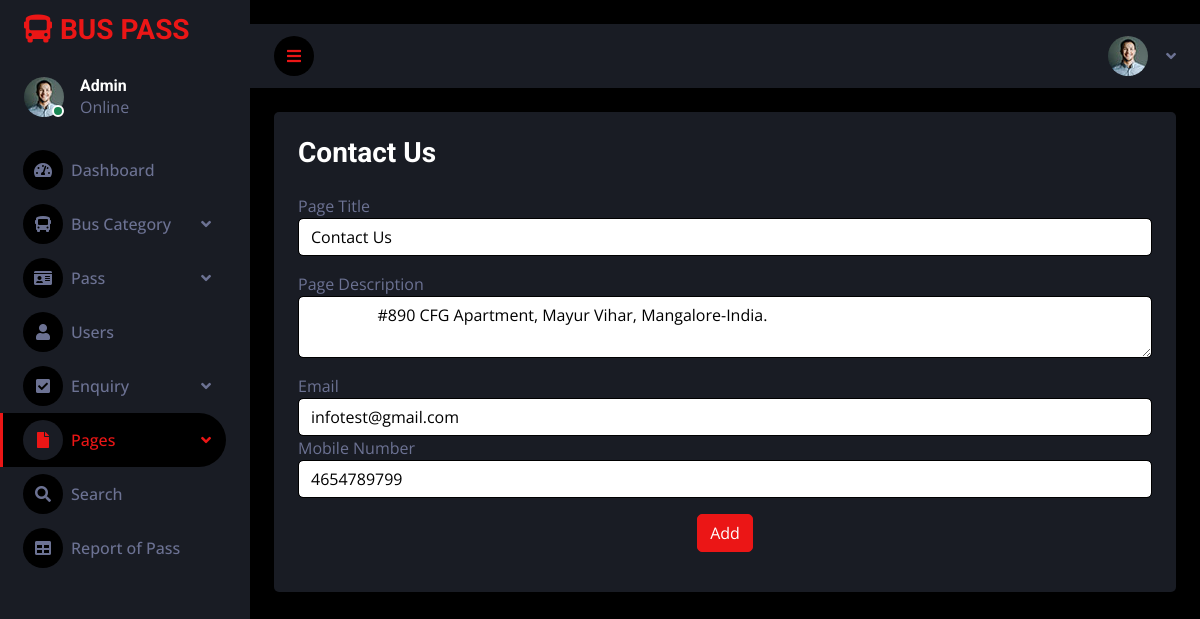
Screenshot of /admin/contactus.php (signed in) with the database file from the repository.
### tables this page shows
CREATE TABLE `tblpage` (
  `ID` int(10) NOT NULL,
  `PageType` varchar(200) DEFAULT NULL,
  `PageTitle` varchar(200) DEFAULT NULL,
  `PageDescription` mediumtext DEFAULT NULL,
  `Email` varchar(200) DEFAULT NULL,
  `MobileNumber` bigint(10) DEFAULT NULL,
  `UpdationDate` timestamp NOT NULL DEFAULT current_timestamp() ON UPDATE current_timestamp()
);

### admin/contactus.php (the view, shortened to what this page needs)
<?php
include('includes/dbconnection.php');
if (strlen($_SESSION['bpmsaid']==0)) {
  header('location:logout.php');
  } else{
  ?>
<html>>
<head>
    <link href="https://cdnjs.cloudflare.com/ajax/libs/font-awesome/5.10.0/css/all.min.css" rel="stylesheet">
    <link href="https://cdn.jsdelivr.net/npm/bootstrap-icons@1.4.1/font/bootstrap-icons.css" rel="stylesheet">
    <link href="lib/owlcarousel/assets/owl.carousel.min.css" rel="stylesheet">
    <link href="lib/tempusdominus/css/tempusdominus-bootstrap-4.min.css" rel="stylesheet" />
    <link href="css/bootstrap.min.css" rel="stylesheet">
    <link href="css/style.css" rel="stylesheet">
</head>
<body>
    <?php include('includes/sidebar5.php');?>
    <div class="content">
    <?php include_once('includes/header.php');?>
    <div class="container-fluid position-relative d-flex p-0">
        <div class="container-fluid pt-4 px-4">
        <div class="col-12">
                        <div class="bg-secondary rounded h-100 p-4">
                            <h3 class="mb-4">Contact Us</h3>
                            <form method="post" enctype="multipart/form-data">
                            <?php
$sql="SELECT * from  tblpage where PageType='contactus'";
$query = $dbh -> prepare($sql);
$query->execute();
$results=$query->fetchAll(PDO::FETCH_OBJ);
$cnt=1;
if($query->rowCount() > 0)
{
foreach($results as $row)
{               ?>
    <div class="mb-3"> <label for="exampleInputEmail1">Page Title</label> <input type="text" name="pagetitle" id="pagetitle" required="true" value="<?php  echo $row->PageTitle;?>" class="form-control"> </div>
    <div class="mb-3"> <label for="exampleInputEmail1">Page Description</label> <textarea type="text" name="pagedes" id="pagedes" required="true"class="form-control"><?php  echo $row->PageDescription;?></textarea> </div>
<div class="form-group">
                                            <label for="exampleInputEmail1">Email</label>
                                             <input type="text" name="email" id="email" required="true" value="<?php  echo $row->Email;?>" class="form-control">
                                        </div>
                                        <div class="form-group">
                                            <label for="exampleInputEmail1">Mobile Number</label>
                                              <input type="text" name="mobnum" id="mobnum" required="true" value="<?php  echo $row->MobileNumber;?>" class="form-control" maxlength="10" pattern="[0-9]+">
                                        </div>
    <?php $cnt=$cnt+1;}} ?>
     <p style="text-align: center"><button type="submit" class="btn btn-primary" name="submit" id="submit">Add</button></p> </form>
     </div>
    </div>
    </div>
    </div>
</body>
</html>
<?php }  ?>

### admin/includes/sidebar5.php (shortened to what this page needs)
<?php
include('includes/dbconnection.php');
?>
<!DOCTYPE html>
<html lang="en">
<head>
    <link href="https://cdnjs.cloudflare.com/ajax/libs/font-awesome/5.10.0/css/all.min.css" rel="stylesheet">
    <link href="https://cdn.jsdelivr.net/npm/bootstrap-icons@1.4.1/font/bootstrap-icons.css" rel="stylesheet">
    <link href="lib/owlcarousel/assets/owl.carousel.min.css" rel="stylesheet">
    <link href="lib/tempusdominus/css/tempusdominus-bootstrap-4.min.css" rel="stylesheet" />
    <link href="css/bootstrap.min.css" rel="stylesheet">
    <link href="css/style.css" rel="stylesheet">
</head>
<body>
 <div class="sidebar pe-4 pb-3">
            <nav class="navbar bg-secondary navbar-dark">
                <a href="dashboard.php" class="navbar-brand mx-4 mb-3">
                    <h3 class="text-primary"><i class="fa fa-bus me-2"></i>BUS PASS</h3>
                </a>
                <div class="d-flex align-items-center ms-4 mb-4">
                    <div class="position-relative">
                        <img class="rounded-circle" src="img/user.jpg" alt="" style="width: 40px; height: 40px;">
                        <div class="bg-success rounded-circle border border-2 border-white position-absolute end-0 bottom-0 p-1"></div>
                    </div>
                    <?php
                            $aid = $_SESSION['bpmsaid'];
                            $sql = "SELECT AdminName FROM tbladmin WHERE ID=:aid";
                            $query = $dbh->prepare($sql);
                            $query->bindParam(':aid', $aid, PDO::PARAM_STR);
                            $query->execute();
                            $results = $query->fetchAll(PDO::FETCH_OBJ);
                            if ($query->rowCount() > 0) {
                                foreach ($results as $row) {
                            ?>
                    <div class="ms-3">
                        <h6 class="mb-0"><?php echo $row->AdminName; ?></h6>
                        <span>Online</span>
                    </div>
                    <?php $cnt = $cnt + 1;
                                }
                            } ?>
                </div>
                <div class="navbar-nav w-100">
                    <a href="dashboard.php" class="nav-item nav-link"><i class="fa fa-tachometer-alt me-2"></i>Dashboard</a>
                    <div class="nav-item dropdown">
                        <a href="#" class="nav-link dropdown-toggle" data-bs-toggle="dropdown"><i class="fa fa-bus me-2"></i>Bus Category</a>
                    </div>
                    <div class="nav-item dropdown">
                        <a href="#" class="nav-link dropdown-toggle" data-bs-toggle="dropdown"><i class="fa fa-id-card me-2"></i>Pass</a>
                    </div>
                    <a href="manage-user.php" class="nav-item nav-link"><i class="fa fa-user me-2"></i>Users</a>
                    <div class="nav-item dropdown">
                        <a href="#" class="nav-link dropdown-toggle" data-bs-toggle="dropdown"><i class="fa fa-check-square me-2"></i>Enquiry</a>
                    </div>
                    <div class="nav-item dropdown">
                        <a href="#" class="nav-link dropdown-toggle active" data-bs-toggle="dropdown"><i class="fa fa-file me-2"></i>Pages</a>
                    </div>
                    <a href="search-pass.php" class="nav-item nav-link"><i class="fa fa-search me-2"></i>Search</a>
                    <a href="pass-bwdates-report.php" class="nav-item nav-link"><i class="fa fa-table me-2"></i>Report of Pass</a>
                </div>
            </nav>
        </div>
</body>
</html>

### admin/css/style.css (style rules this page uses)
:root { --primary: #EB1616; --secondary: #191C24; --light: #6C7293; --dark: #000000; }
.btn { transition: .5s; }
.sidebar { position: fixed; top: 0; left: 0; bottom: 0; width: 250px; height: 100vh; overflow-y: auto; background: var(--secondary); transition: 0.5s; z-index: 999; }
.content { margin-left: 250px; min-height: 100vh; background: var(--dark); transition: 0.5s; }
@media (min-width: 992px) { .sidebar { margin-left: 0; } }
@media (min-width: 992px) { .content { width: calc(100% - 250px); } }
.sidebar .navbar .navbar-nav .nav-link { padding: 7px 20px; color: var(--light); font-weight: 500; border-left: 3px solid var(--secondary); border-radius: 0 30px 30px 0; outline: none; }
.sidebar .navbar .navbar-nav .nav-link:hover, .sidebar .navbar .navbar-nav .nav-link.active { color: var(--primary); background: var(--dark); border-color: var(--primary); }
.sidebar .navbar .navbar-nav .nav-link i { width: 40px; height: 40px; display: inline-flex; align-items: center; justify-content: center; background: var(--dark); border-radius: 40px; }
.sidebar .navbar .navbar-nav .nav-link:hover i, .sidebar .navbar .navbar-nav .nav-link.active i { background: var(--secondary); }
.sidebar .navbar .dropdown-toggle::after { position: absolute; top: 15px; right: 15px; border: none; content: "\f107"; font-family: "Font Awesome 5 Free"; font-weight: 900; transition: .5s; }

### rows the page displays
tblpage: pagetitle "Contact Us", pagedes "#890 CFG Apartment, Mayur Vihar, Mangalore-India.", email "infotest@gmail.com", mobnum "4654789799"

### other values shown
$row->AdminName "Admin"
